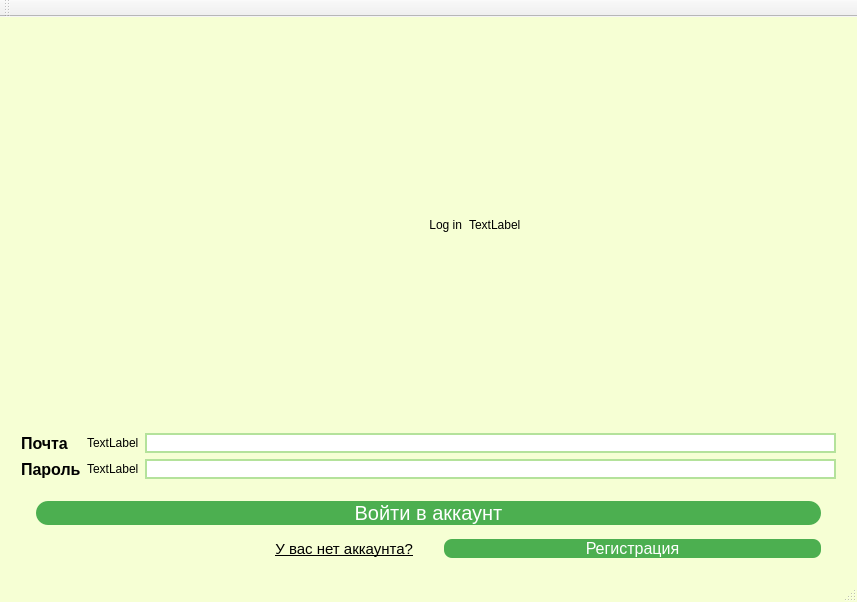
<?xml version="1.0" encoding="UTF-8"?>
<ui version="4.0">
 <class>MainWindow</class>
 <widget class="QMainWindow" name="MainWindow">
  <property name="geometry">
   <rect>
    <x>0</x>
    <y>0</y>
    <width>857</width>
    <height>602</height>
   </rect>
  </property>
  <property name="windowTitle">
   <string>MainWindow</string>
  </property>
  <property name="styleSheet">
   <string notr="true">QMainWindow {
background-color: rgb(246, 255, 212);
}</string>
  </property>
  <widget class="QWidget" name="centralWidget">
   <layout class="QGridLayout" name="gridLayout_3">
    <item row="0" column="0">
     <layout class="QGridLayout" name="gridLayout">
      <property name="leftMargin">
       <number>10</number>
      </property>
      <property name="topMargin">
       <number>10</number>
      </property>
      <property name="rightMargin">
       <number>10</number>
      </property>
      <property name="bottomMargin">
       <number>10</number>
      </property>
      <item row="0" column="0">
       <layout class="QHBoxLayout" name="horizontalLayout_4" stretch="12,10">
        <property name="spacing">
         <number>7</number>
        </property>
        <item>
         <widget class="QLabel" name="label_3">
          <property name="styleSheet">
           <string notr="true">font: 600 18pt &quot;Yu Gothic UI Semibold&quot;;
</string>
          </property>
          <property name="text">
           <string>Log in</string>
          </property>
          <property name="alignment">
           <set>Qt::AlignmentFlag::AlignRight|Qt::AlignmentFlag::AlignTrailing|Qt::AlignmentFlag::AlignVCenter</set>
          </property>
         </widget>
        </item>
        <item>
         <widget class="QLabel" name="loginIcon">
          <property name="text">
           <string>TextLabel</string>
          </property>
         </widget>
        </item>
       </layout>
      </item>
      <item row="1" column="0">
       <spacer name="verticalSpacer_3">
        <property name="orientation">
         <enum>Qt::Orientation::Vertical</enum>
        </property>
        <property name="sizeType">
         <enum>QSizePolicy::Policy::Fixed</enum>
        </property>
        <property name="sizeHint" stdset="0">
         <size>
          <width>20</width>
          <height>15</height>
         </size>
        </property>
       </spacer>
      </item>
      <item row="2" column="0">
       <layout class="QGridLayout" name="gridLayout_2">
        <item row="0" column="0">
         <widget class="QLabel" name="label">
          <property name="styleSheet">
           <string notr="true">QLabel{
	font-size: 12pt;
	font-weight: 600;
}</string>
          </property>
          <property name="text">
           <string>Почта</string>
          </property>
         </widget>
        </item>
        <item row="0" column="1">
         <widget class="QLabel" name="usernameIcon">
          <property name="text">
           <string>TextLabel</string>
          </property>
          <property name="margin">
           <number>0</number>
          </property>
         </widget>
        </item>
        <item row="2" column="0">
         <widget class="QLabel" name="label_2">
          <property name="styleSheet">
           <string notr="true">QLabel{
	font-size: 12pt;
	font-weight: 600;
}</string>
          </property>
          <property name="text">
           <string>Пароль</string>
          </property>
         </widget>
        </item>
        <item row="2" column="1">
         <widget class="QLabel" name="passwordIcon">
          <property name="text">
           <string>TextLabel</string>
          </property>
         </widget>
        </item>
        <item row="2" column="2">
         <widget class="QLineEdit" name="passwordLineEdit">
          <property name="sizePolicy">
           <sizepolicy hsizetype="Expanding" vsizetype="Fixed">
            <horstretch>0</horstretch>
            <verstretch>0</verstretch>
           </sizepolicy>
          </property>
          <property name="styleSheet">
           <string notr="true">QLineEdit {
	border: 1.5px solid rgb(180,226,155);
border-radius: 50px;
}</string>
          </property>
         </widget>
        </item>
        <item row="0" column="2">
         <widget class="QLineEdit" name="usernameLineEdit">
          <property name="styleSheet">
           <string notr="true">QLineEdit {
	border: 1.5px solid rgb(180,226,155);
	border-radius: 50px;
}</string>
          </property>
         </widget>
        </item>
       </layout>
      </item>
      <item row="3" column="0">
       <spacer name="verticalSpacer">
        <property name="orientation">
         <enum>Qt::Orientation::Vertical</enum>
        </property>
        <property name="sizeType">
         <enum>QSizePolicy::Policy::Fixed</enum>
        </property>
        <property name="sizeHint" stdset="0">
         <size>
          <width>20</width>
          <height>16</height>
         </size>
        </property>
       </spacer>
      </item>
      <item row="4" column="0">
       <layout class="QVBoxLayout" name="verticalLayout_3">
        <property name="leftMargin">
         <number>15</number>
        </property>
        <property name="rightMargin">
         <number>15</number>
        </property>
        <item>
         <widget class="QPushButton" name="loginPushButton">
          <property name="styleSheet">
           <string notr="true">QPushButton{
	background-color: #4CAF50;
	color: white;
	border: none;
	text-align: center;
	text-decoration: none;
	display: inline-block;
	font-size: 20px;
	cursor: pointer;
	border-radius: 12px;
}

QPushButton:hover{
	background-color: #45a049;
}

QPushButton:pressed{
	background-color: #3e8e41;
}</string>
          </property>
          <property name="text">
           <string>Войти в аккаунт</string>
          </property>
         </widget>
        </item>
        <item>
         <spacer name="verticalSpacer_4">
          <property name="orientation">
           <enum>Qt::Orientation::Vertical</enum>
          </property>
          <property name="sizeType">
           <enum>QSizePolicy::Policy::Fixed</enum>
          </property>
          <property name="sizeHint" stdset="0">
           <size>
            <width>20</width>
            <height>8</height>
           </size>
          </property>
         </spacer>
        </item>
        <item>
         <layout class="QHBoxLayout" name="horizontalLayout" stretch="10,0,10">
          <item>
           <widget class="QLabel" name="label_4">
            <property name="styleSheet">
             <string notr="true">QLabel{
	font-size: 11pt;
	text-decoration: underline;
}</string>
            </property>
            <property name="text">
             <string>У вас нет аккаунта?</string>
            </property>
            <property name="alignment">
             <set>Qt::AlignmentFlag::AlignRight|Qt::AlignmentFlag::AlignTrailing|Qt::AlignmentFlag::AlignVCenter</set>
            </property>
           </widget>
          </item>
          <item>
           <spacer name="horizontalSpacer">
            <property name="orientation">
             <enum>Qt::Orientation::Horizontal</enum>
            </property>
            <property name="sizeType">
             <enum>QSizePolicy::Policy::Fixed</enum>
            </property>
            <property name="sizeHint" stdset="0">
             <size>
              <width>25</width>
              <height>20</height>
             </size>
            </property>
           </spacer>
          </item>
          <item>
           <widget class="QPushButton" name="newUserPushButton">
            <property name="styleSheet">
             <string notr="true">QPushButton{
	background-color: #4CAF50;
	color: white;
	border: none;
	text-align: center;
	text-decoration: none;
	display: inline-block;
	font-size: 16px;
	cursor: pointer;
	border-radius: 8px;
}

QPushButton:hover{
	background-color: #45a049;
}

QPushButton:pressed{
	background-color: #3e8e41;
}</string>
            </property>
            <property name="text">
             <string>Регистрация</string>
            </property>
           </widget>
          </item>
         </layout>
        </item>
       </layout>
      </item>
     </layout>
    </item>
   </layout>
  </widget>
  <widget class="QMenuBar" name="menuBar">
   <property name="geometry">
    <rect>
     <x>0</x>
     <y>0</y>
     <width>857</width>
     <height>21</height>
    </rect>
   </property>
  </widget>
  <widget class="QToolBar" name="mainToolBar">
   <attribute name="toolBarArea">
    <enum>TopToolBarArea</enum>
   </attribute>
   <attribute name="toolBarBreak">
    <bool>false</bool>
   </attribute>
  </widget>
  <widget class="QStatusBar" name="statusBar"/>
 </widget>
 <layoutdefault spacing="6" margin="11"/>
 <resources/>
 <connections/>
</ui>
